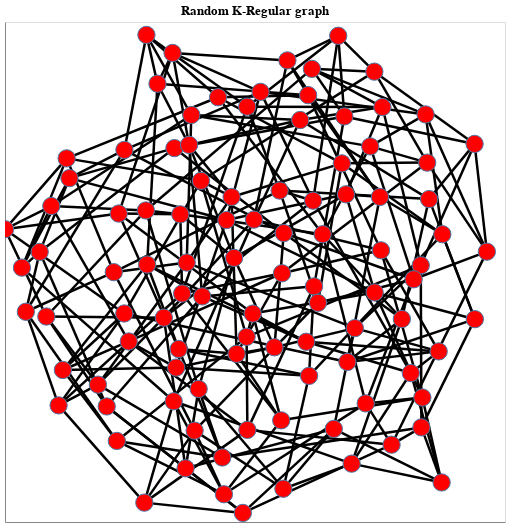

The notebook cell saved with this chart:
### Code cell
chart2 = VisualizeGraph(base_k_regular, "Random K-Regular graph")
chart2

### Figure 1 — Vega-Lite specification as saved in the notebook (floating-point values rounded to 4 significant figures; data arrays with more than 128 entries replaced by an {"elided": "..."} marker saying what was removed)
{"config": {"view": {"continuousWidth": 400, "continuousHeight": 300}}, "layer": [{"data": {"name": "data-7c214f56ad30015182f4fd6fdeff7c04"}, "mark": {"type": "line", "color": "black", "opacity": 1}, "encoding": {"detail": {"type": "quantitative", "field": "edge"}, "size": {"type": "nominal", "field": "weight", "legend": null}, "x": {"type": "quantitative", "axis": {"grid": false, "labels": false, "ticks": false, "title": ""}, "field": "x"}, "y": {"type": "quantitative", "axis": {"grid": false, "labels": false, "ticks": false, "title": ""}, "field": "y"}}, "selection": {"selector002": {"type": "interval", "bind": "scales", "encodings": ["x", "y"]}}}, {"data": {"name": "data-fde351fd9f6da78f5f1983df96a68baf"}, "mark": {"type": "point", "fill": "red", "opacity": 1, "size": 300, "strokeWidth": 1.0}, "encoding": {"x": {"type": "quantitative", "axis": {"grid": false, "labels": false, "ticks": false}, "field": "x"}, "y": {"type": "quantitative", "axis": {"grid": false, "labels": false, "ticks": false}, "field": "y"}}}], "height": 500, "title": "Random K-Regular graph", "width": 500, "$schema": "https://vega.github.io/schema/vega-lite/v4.8.1.json", "datasets": {"data-7c214f56ad30015182f4fd6fdeff7c04": {"elided": "500 records"}, "data-fde351fd9f6da78f5f1983df96a68baf": [{"x": 0.5096, "y": 0.6598}, {"x": 0.6631, "y": 0.02684}, {"x": -0.07365, "y": -0.3272}, {"x": 0.1049, "y": -0.5934}, {"x": -0.39, "y": 0.7532}, {"x": -0.4342, "y": 0.9484}, {"x": -0.8612, "y": 0.08038}, {"x": -0.9322, "y": 0.0174}, {"x": -0.593, "y": -0.5378}, {"x": -0.8347, "y": -0.1781}, {"x": 0.6344, "y": -0.02907}, {"x": 0.4429, "y": -0.5256}, {"x": -0.004113, "y": 0.2095}, {"x": 0.1296, "y": 0.8464}, {"x": -0.1309, "y": -0.7419}, {"x": -0.6283, "y": -0.4506}, {"x": 0.09857, "y": 0.3258}, {"x": -0.03132, "y": 0.6612}, {"x": -0.5453, "y": 0.2339}, {"x": -0.009153, "y": -0.1663}, {"x": 0.2361, "y": -0.05742}, {"x": 0.2518, "y": -0.1232}, {"x": 0.1135, "y": -0.8669}, {"x": 0.3866, "y": -0.7665}, {"x": -0.2916, "y": -0.08602}, {"x": -0.5527, "y": -0.6758}, {"x": -0.0335, "y": -0.2595}, {"x": 0.4786, "y": -0.08183}, {"x": -0.3298, "y": 0.8762}, {"x": -0.5649, "y": -0.0005964}, {"x": -0.7534, "y": 0.4545}, {"x": -1.0, "y": 0.171}, {"x": -0.1242, "y": -0.8889}, {"x": 0.6823, "y": 0.6303}, {"x": 0.2276, "y": 0.8126}, {"x": -0.3646, "y": -0.1826}, {"x": 0.4775, "y": 0.8014}, {"x": 0.3329, "y": 0.9449}, {"x": -0.2988, "y": 0.2307}, {"x": -0.4365, "y": 0.2462}, {"x": 0.0221, "y": 0.7205}, {"x": 0.6694, "y": -0.502}, {"x": 0.7465, "y": -0.8418}, {"x": 0.8784, "y": 0.5124}, {"x": -0.1143, "y": 0.2078}, {"x": 0.3638, "y": 0.3107}, {"x": -0.03056, "y": -0.6315}, {"x": 0.5463, "y": -0.6908}, {"x": 0.8794, "y": -0.1887}, {"x": 0.6657, "y": -0.6216}, {"x": -0.3223, "y": 0.4956}, {"x": 0.1806, "y": 0.6079}, {"x": 0.3475, "y": 0.4346}, {"x": -0.2161, "y": 0.3648}, {"x": 0.4997, "y": 0.3002}, {"x": 0.2324, "y": 0.2851}, {"x": -0.08361, "y": 0.05654}, {"x": 0.4609, "y": 0.5024}, {"x": 0.3574, "y": 0.6223}, {"x": -0.7422, "y": 0.3754}, {"x": -0.5224, "y": 0.4883}, {"x": 0.2162, "y": -0.4154}, {"x": -0.8147, "y": 0.2639}, {"x": -0.2547, "y": 0.628}, {"x": -0.4428, "y": -0.9225}, {"x": -0.04859, "y": -0.9637}, {"x": 0.5039, "y": 0.08667}, {"x": -0.7685, "y": -0.3919}, {"x": -0.4316, "y": 0.02984}, {"x": 0.2049, "y": -0.2791}, {"x": -0.2732, "y": 0.03781}, {"x": -0.3154, "y": -0.3823}, {"x": 0.07769, "y": -0.3011}, {"x": -0.3053, "y": -0.308}, {"x": -0.2637, "y": 0.5085}, {"x": -0.09365, "y": 0.3002}, {"x": 0.3994, "y": -0.2245}, {"x": 0.7347, "y": -0.3175}, {"x": 0.1081, "y": -0.004985}, {"x": 0.6234, "y": -0.4042}, {"x": -0.2111, "y": -0.09766}, {"x": -0.2777, "y": -0.7852}, {"x": 0.115, "y": 0.1558}, {"x": 0.2706, "y": 0.1511}, {"x": 0.2126, "y": 0.7075}, {"x": -0.2254, "y": -0.4679}, {"x": -0.3253, "y": -0.5172}, {"x": 0.7494, "y": 0.151}, {"x": -0.505, "y": -0.2779}, {"x": -0.5231, "y": -0.1659}, {"x": -0.9165, "y": -0.159}, {"x": -0.1478, "y": 0.699}, {"x": 0.5874, "y": -0.1881}, {"x": -0.7855, "y": -0.5335}, {"x": -0.2414, "y": -0.6345}, {"x": 0.6887, "y": 0.4375}, {"x": 0.9275, "y": 0.08132}, {"x": 0.6961, "y": 0.2917}, {"x": 0.3695, "y": -0.3599}, {"x": 0.3152, "y": -0.6274}]}}
